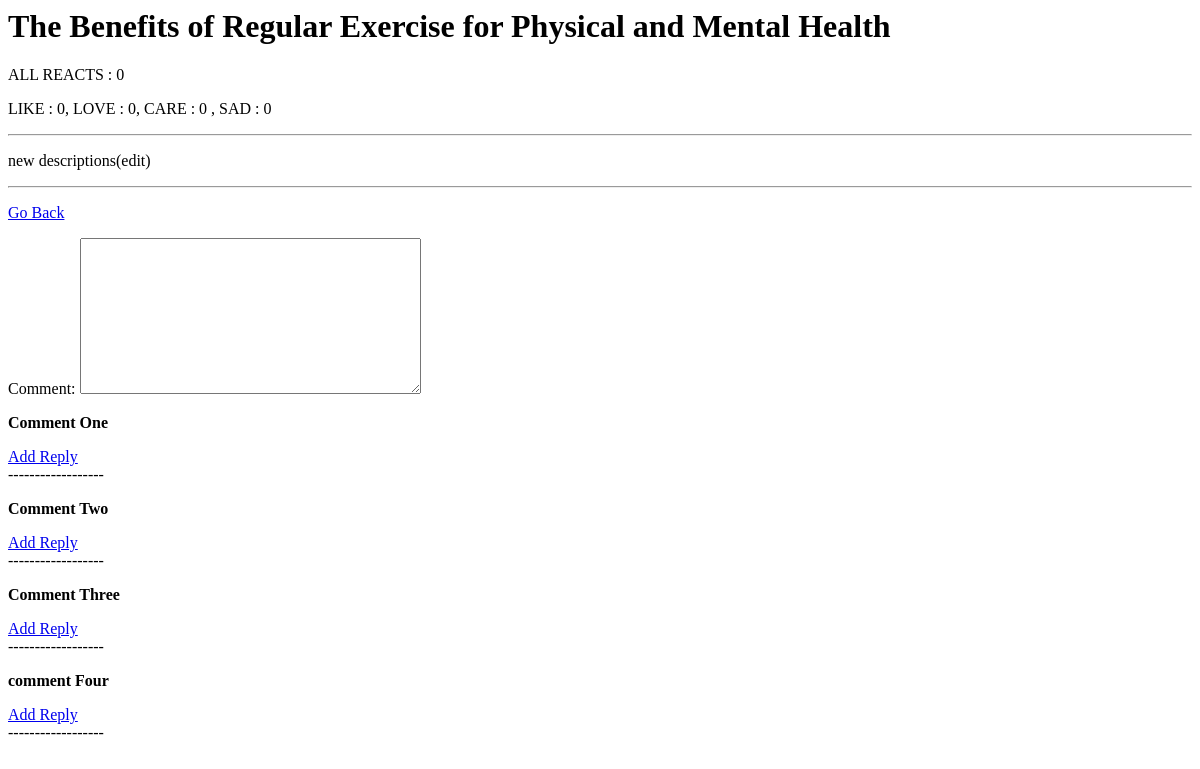
Page /post/4/ on the earlier database version.
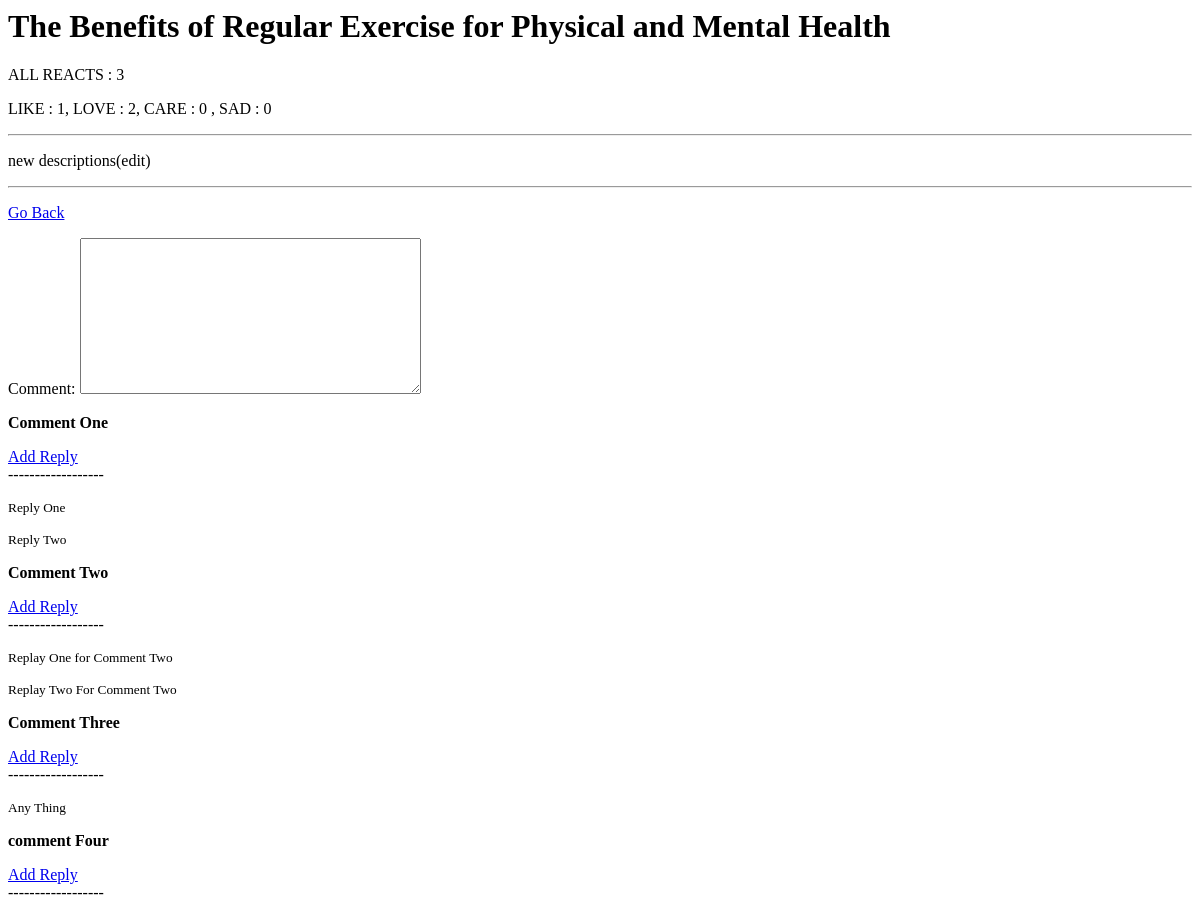
Same page on the later database version.
### myapp/models.py (models this page shows, shortened)
class Posts(models.Model):
    title = models.CharField(max_length=200)
    content = models.TextField()
    created_at = models.DateTimeField(auto_now_add=True,verbose_name="post created at",null=True)
    class Meta:
        verbose_name_plural = "Our Posts"

class Comments(models.Model):
    post = models.ForeignKey(Posts, on_delete=models.CASCADE)
    comment = models.TextField()
    class Meta:
        verbose_name_plural = "Comments"

class CommentsReply(models.Model):
    comment = models.ForeignKey(Comments, on_delete=models.CASCADE)
    reply = models.TextField()
    class Meta:
        verbose_name_plural = "Comments Reply"

### myapp/views.py (the view, shortened to what this page needs)
# urls.py: path('post/<int:pk>/',PostsDetailPageView.as_view(),name='post_details'),
class PostsDetailPageView(DetailView):
    model = Posts
    template_name='details.html'
    def get_context_data(self, **kwargs):
        context = super().get_context_data(**kwargs)
        current_post = self.get_object()
        context["form"] = CommentForm(post = self.object)
        context['allcomment'] = Posts.objects.get(pk=current_post.pk)
        li,lo,sa,ca= 0,0,0,0
        for react in self.object.postreact_set.all():
            if react.post_react == 'LOVE':
                lo+=1
            elif react.post_react == 'LIKE':
                li+=1
            elif react.post_react == 'SAD':
                sa+=1
            else:
                ca+=1
        context['li'] = li
        context['lo'] = lo
        context['sa'] = sa
        context['ca'] = ca
        context['all_'] = lo+li+sa+ca
        return context

### myapp/forms.py (shortened to what this page needs)
class CommentForm(forms.ModelForm):
    class Meta:
        model = Comments
        fields = ['comment']
    def __init__(self, *args, **kwargs):
        self.post = kwargs.pop('post')
        super().__init__(*args, **kwargs)

### myapp/templates/details.html (shortened to what this page needs)
<h1>{{object.title}}</h1>
<p> ALL REACTS : {{all_}}</p>
<p>LIKE : {{li}}, LOVE : {{lo}}, CARE : {{ca}} , SAD : {{sa}} </p>
<hr>
<p>{{object.content}}</p>
<hr>
<p><a href= "{% url 'myapp:home'%}">Go Back</a></p>
<form method="post">
    {{form}}
</form>
{% if allcomment.comments_set.all %}
    {% for comnt in allcomment.comments_set.all %}
        <p><strong>{{comnt.comment}}</strong></p>
        <a href="{% url 'myapp:reply_comment' comnt.comment %}">Add Reply</a>
        ------------------
        {% for rep in comnt.commentsreply_set.all  %}
          <p><small>{{rep.reply}}</small></p>
        {% endfor %}
    {% endfor %}
{% else %}
<p>There is no comment yet !</p>
{% endif %}

Differences in the rows shown:
added CommentsReply: reply "Reply One", shown under Comments "Comment One"
added CommentsReply: reply "Reply Two", shown under Comments "Comment One"
added CommentsReply: reply "Replay One for Comment Two", shown under Comments "Comment Two"
added CommentsReply: reply "Replay Two For Comment Two", shown under Comments "Comment Two"
added CommentsReply: reply "Any Thing", shown under Comments "Comment Three"
Other differences:
{{ all_ }}: "0" → "3"
{{ li }}: "0" → "1"
{{ lo }}: "0" → "2"
